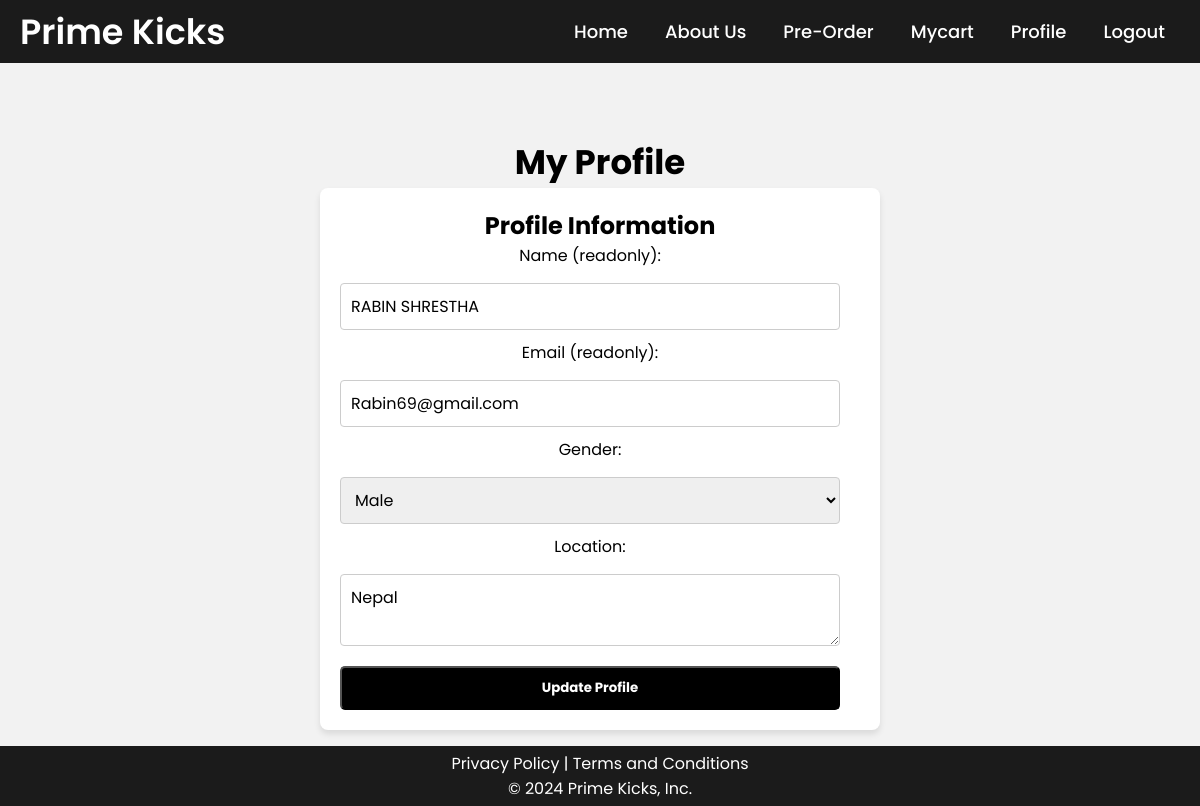
Page /profile.php (signed in) on the committed database.
### tables this page shows
CREATE TABLE `users` (
  `id` int(11) NOT NULL,
  `username` varchar(100) NOT NULL,
  `email` varchar(100) NOT NULL,
  `role` varchar(100) NOT NULL,
  `password` varchar(255) NOT NULL,
  `gender` enum('male','female','other') NOT NULL,
  `location` varchar(255) DEFAULT NULL
);

### profile.php (the view, shortened to what this page needs)
<?php
$servername = "localhost";
$username = "root";
$password = "";
$dbname = "prime_kicks";
$conn = new mysqli($servername, $username, $password, $dbname);
$userEmail = $_SESSION['userEmail'];
$sql = "SELECT * FROM users WHERE email = ?";
$stmt = $conn->prepare($sql);
$stmt->bind_param("s", $userEmail);
$stmt->execute();
$result = $stmt->get_result();
$userData = $result->fetch_assoc();
?>
<!DOCTYPE html>
<html lang="en">
<head>
</head>
<body>
    <nav>
        <div class="menu">
            <div class="logo"><a href="#">Prime Kicks</a></div>
            <ul>
                <li><a href="index.php">Home</a></li>
                <li><a href="about.php">About Us</a></li>
                <li><a href="pre_order.php">Pre-Order</a></li>
                <li><a href="cart.php">Mycart</a></li>
                <li><a href="profile.php">Profile</a></li>
                <li><a href="logout.php">Logout</a></li>
            </ul>
        </div>
    </nav>
    <div class="main-content">
        <div class="container">
            <h1 style="font-size:34px; color:black;"><b>My Profile</b></h1>
            <div class="profile-details">
                <h2 style="color:black;">Profile Information</h2>
                <form action="profile.php" method="post">
                    <label for="username">Name (readonly):</label>
                    <input type="text" name="username" value="<?php echo htmlspecialchars($userData['username']); ?>" readonly>
                    <label for="Email">Email (readonly):</label>
                    <input type="text" name="userEmail" value="<?php echo htmlspecialchars($_SESSION['userEmail']); ?>" readonly>
                    <label for="gender">Gender:</label>
                    <select name="gender">
                        <option value="male" <?php if ($userData['gender'] === 'male') echo 'selected'; ?>>Male</option>
                    </select>
                    <label for="location">Location:</label>
                    <textarea name="location"><?php echo htmlspecialchars($userData['location']); ?></textarea>
                    <button type="submit" class="btn">Update Profile</button>
                </form>
            </div>
        </div>
    </div>
    <footer>
        <div>
            <p>Privacy Policy | Terms and Conditions</p>
            <p>&copy; 2024 Prime Kicks, Inc.</p>
        </div>
    </footer>
</body>
</html>

### profile.php (style rules this page uses)
* { margin: 0; padding: 0; box-sizing: border-box; font-family: 'Poppins', sans-serif; }
html,body { display: grid; height: 100%; width: 100%; place-items: center; text-align:center; background: #f2f2f2; }
.main-content { padding:20px; margin-top:0px; height: 90%; width: 90%; text-align:center; background: #f2f2f2; }
.container { padding: 20px; margin: 0 auto; max-width:600px; }
.profile-details { background-color: white; padding: 20px; border-radius: 8px; box-shadow: 0 4px 6px rgba(0, 0, 0, 0.1); margin-bottom: 20p }
.profile-details input[type="text"], .profile-details select, .profile-details textarea { width: 100%; padding: 10px; margin-top: 5px; border: 1px solid #ccc; border-radius: 4px; font-size: 1em; }
.btn { display: inline-block; margin-top: 10px; padding: 10px 20px; color: white; background-color:black; text-decoration: none; border-radius: 5px; font-weight: bold; }
form { display: flex; flex-direction: column; gap: 10px; max-width:500px; }
nav { position:static; background: #1b1b1b; width: 100%; padding: 5px 0; }
nav .menu { max-width: 1250px; margin: auto; display: flex; align-items:center; justify-content: space-between; padding: 0 20px; }
.menu .logo a { text-decoration: none; color: #fff; font-size: 35px; font-weight: 600; }
.menu ul { display: inline-flex; }
.menu ul li { list-style: none; margin-left: 7px; }
.menu ul li:first-child { margin-left: 0px; }
.menu ul li a { text-decoration: none; color: #fff; font-size: 18px; font-weight: 500; padding: 8px 15px; border-radius: 5px; transition: all 0.3s ease; }
footer { background-color: #1b1b1b; text-align: center; color: #fff; padding: 5px 0; width: 100%; margin-top:10px; }

### rows in the picture
users: username "RABIN SHRESTHA", gender "Male", location "Nepal"
